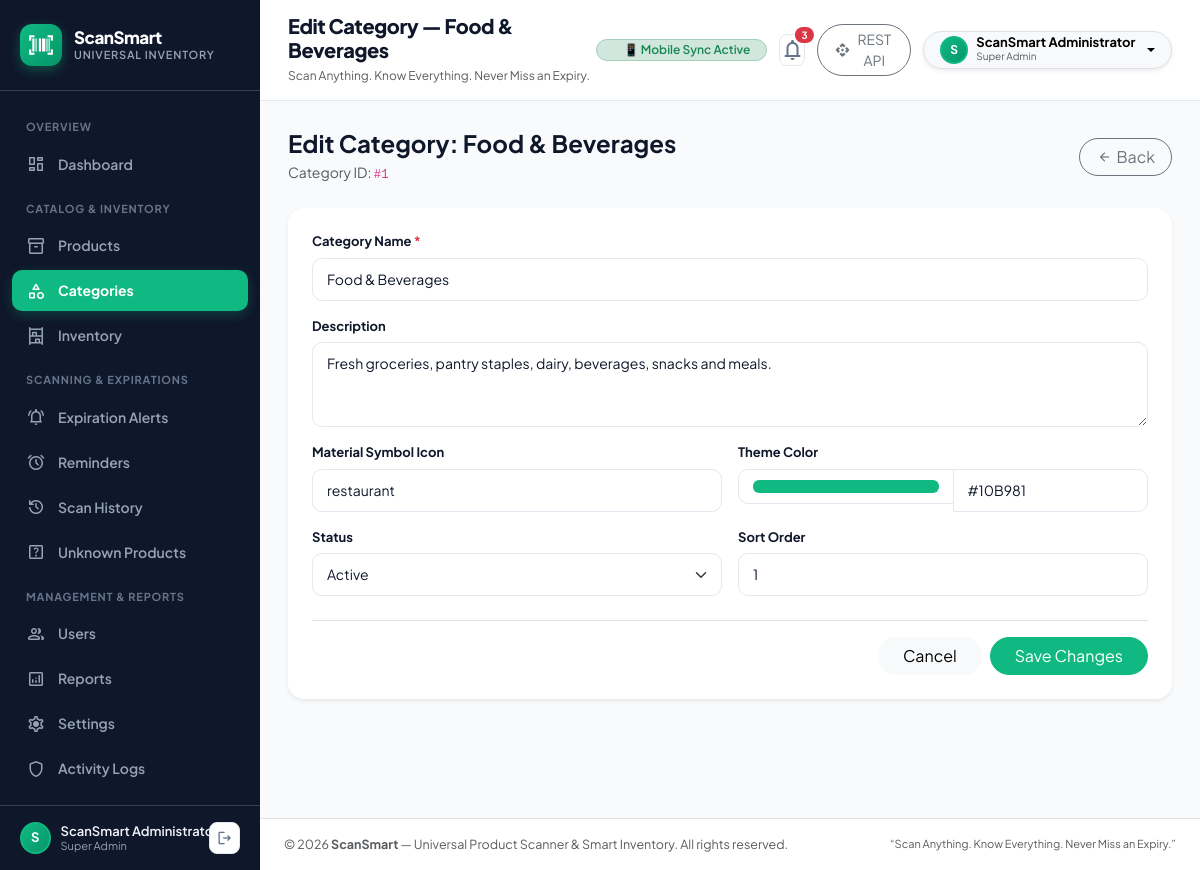
Screenshot of /category-edit.php?id=1 (signed in) with the database file from the repository.
### tables this page shows
CREATE TABLE IF NOT EXISTS `categories` (
    `id` INT AUTO_INCREMENT PRIMARY KEY,
    `name` VARCHAR(100) NOT NULL UNIQUE,
    `description` TEXT NULL,
    `icon` VARCHAR(50) DEFAULT 'category',
    `color` VARCHAR(20) DEFAULT '#10B981',
    `status` ENUM('active', 'inactive') NOT NULL DEFAULT 'active',
    `sort_order` INT NOT NULL DEFAULT 0,
    `image_url` TEXT NULL,
    `created_at` TIMESTAMP DEFAULT CURRENT_TIMESTAMP,
    `updated_at` TIMESTAMP DEFAULT CURRENT_TIMESTAMP ON UPDATE CURRENT_TIMESTAMP
);

### includes/functions.php (called while the page is built, shortened)
<?php
function e(?string $value): string {
    return htmlspecialchars((string)($value ?? ''), ENT_QUOTES | ENT_SUBSTITUTE, 'UTF-8');
}
function base_url(string $path = ''): string {
    static $base = null;
    if ($base === null) {
        $scriptName = str_replace('\\', '/', $_SERVER['SCRIPT_NAME'] ?? '');
        if (preg_match('#^(.*?/admin)(?:/|$)#i', $scriptName, $matches)) {
            $base = $matches[1];
        } elseif (str_contains($scriptName, '/leftover-food/')) {
            $base = '/leftover-food/admin';
        } elseif (str_contains($scriptName, '/leftover/')) {
            $base = '/leftover/admin';
        } elseif (str_contains($scriptName, '/scansmart/')) {
            $base = '/scansmart/admin';
        } elseif (str_contains($scriptName, '/grocery_admin/')) {
            $base = '/grocery_admin';
        } elseif (str_contains($scriptName, '/backend/')) {
            $base = '/backend';
        } else {
            $base = '';
        }
    }
    $cleanPath = ltrim($path, '/');
    return $base . ($cleanPath !== '' ? '/' . $cleanPath : '');
}

### category-edit.php (the view, shortened to what this page needs)
<?php
require_once __DIR__ . '/includes/functions.php';
$db = Database::getConnection();
$id = (int)($_GET['id'] ?? 0);
$stmt = $db->prepare('SELECT * FROM categories WHERE id = ? LIMIT 1');
$stmt->execute([$id]);
$category = $stmt->fetch();
$name = $category['name'];
$description = $category['description'] ?? '';
$icon = $category['icon'] ?? 'category';
$color = $category['color'] ?? '#10B981';
$status = $category['status'] ?? 'active';
$sortOrder = (int)($category['sort_order'] ?? 0);
require_once __DIR__ . '/includes/header.php';
?>
<div class="max-w-2xl mx-auto mb-5">
  <div class="d-flex justify-content-between align-items-center mb-4">
    <div>
      <h2 class="h4 fw-bold mb-1">Edit Category: <?= e($category['name']) ?></h2>
      <div class="text-muted small">Category ID: <code>#<?= $category['id'] ?></code></div>
    </div>
    <a href="<?= base_url('categories.php') ?>" class="btn btn-outline-secondary rounded-pill px-3 py-1.5 small d-inline-flex align-items-center gap-1">
      <span class="material-symbols-rounded fs-6">arrow_back</span>
      <span>Back</span>
    </a>
  </div>
  <div class="card border-0 shadow-sm rounded-4 p-4 bg-white">
    <form method="POST" action="">
      <div class="mb-3">
        <label for="name" class="form-label small fw-bold">Category Name <span class="text-danger">*</span></label>
        <input type="text" name="name" id="name" class="form-control" value="<?= e($name) ?>" required>
      </div>
      <div class="mb-3">
        <label for="description" class="form-label small fw-bold">Description</label>
        <textarea name="description" id="description" rows="3" class="form-control"><?= e($description) ?></textarea>
      </div>
      <div class="row g-3 mb-3">
        <div class="col-md-6">
          <label for="icon" class="form-label small fw-bold">Material Symbol Icon</label>
          <input type="text" name="icon" id="icon" class="form-control" value="<?= e($icon) ?>">
        </div>
        <div class="col-md-6">
          <label for="color" class="form-label small fw-bold">Theme Color</label>
          <div class="input-group">
            <input type="color" name="color" id="color" class="form-control form-control-color" value="<?= e($color) ?>" style="width: 50px;">
            <input type="text" class="form-control" value="<?= e($color) ?>" onchange="document.getElementById('color').value = this.value">
          </div>
        </div>
        <div class="col-md-6">
          <label for="status" class="form-label small fw-bold">Status</label>
          <select name="status" id="status" class="form-select">
            <option value="active" <?= $status === 'active' ? 'selected' : '' ?>>Active</option>
          </select>
        </div>
        <div class="col-md-6">
          <label for="sort_order" class="form-label small fw-bold">Sort Order</label>
          <input type="number" name="sort_order" id="sort_order" class="form-control" value="<?= $sortOrder ?>">
        </div>
      </div>
      <div class="d-flex justify-content-end gap-2 mt-4 pt-3 border-top">
        <a href="<?= base_url('categories.php') ?>" class="btn btn-light rounded-pill px-4">Cancel</a>
        <button type="submit" class="btn btn-primary rounded-pill px-4" style="background-color: #10B981; border-color: #10B981;">Save Changes</button>
      </div>
    </form>
  </div>
</div>
<?php require_once __DIR__ . '/includes/footer.php'; ?>

### assets/css/admin.css (style rules this page uses)
:root { --primary: #10B981; --primary-dark: #059669; --primary-light: #D1FAE5; --primary-subtle: rgba(16, 185, 129, 0.12); --dark-sidebar: #0F172A; --dark-sidebar-hover: #1E293B; --dark-sidebar-border: #334155; --bg-page: #F8FAFC; --bg-card: #FFFFFF; --text-main: #0F172A; --text-muted: #64748B; --border-color: #E2E8F0; --danger: #EF4444; --danger-light: #FEE2E2; --warning: #F59E0B; --warning-light: #FEF3C7; --info: #0284C7; --info-light: #E0F2FE; --font-main: 'Plus Jakarta Sans', system-ui, -apple-system, sans-serif; }
* { box-sizing: border-box; margin: 0; padding: 0; }
body { font-family: var(--font-main); background-color: var(--bg-page); color: var(--text-main); min-height: 100vh; display: flex; flex-direction: column; -webkit-font-smoothing: antialiased; }
.form-label { font-size: 13px; font-weight: 700; color: var(--text-main); margin-bottom: 6px; display: block; }
.form-control, .form-select { width: 100%; padding: 10px 14px; font-size: 14px; font-family: inherit; border: 1px solid var(--border-color); border-radius: 10px; background-color: #FFFFFF; color: var(--text-main); transition: border-color 0.15s ease, box-shadow 0.15s ease; }

### rows the page displays
categories: name "Food & Beverages", id "1", description "Fresh groceries, pantry staples, dairy, beverages, snacks and meals.", icon "restaurant", color "#10b981", color "#10B981", status "Active", sort_order "1"

### other values shown
substr($admin['name'] ?? 'A', 0, 1) "S"
$admin['name'] "ScanSmart…"
str_replace('_', ' ', $admin['role'] ?? 'admin') "Super Admin"
$pageTitle "Edit Category — Food & Beverages"
$urgentCount "3"
$admin['name'] "ScanSmart Administrator"
